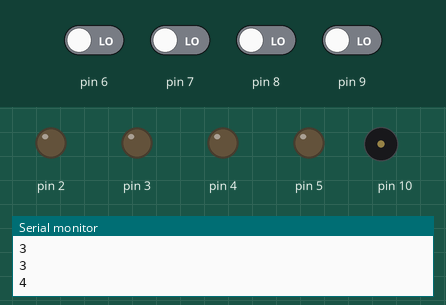
A sketch run on a simulated Arduino Uno, built with avr-gcc and run on an emulated ATmega328P. On the bench: output pins drawn as LEDs (lit = HIGH), buzzer (waves = sounding), the last lines printed to the serial monitor. Dashed ring = blinking. The test bench sets the inputs (shaded band); at power-on: pin 6–9 LOW. Random numbers use the default seed unless the sketch sets one.

Above: at 8.9 s.
9.0 s: pin 6 driven HIGH
At 9.7 s:
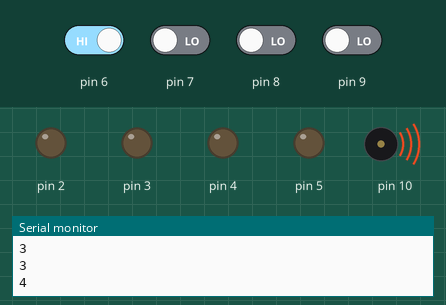
10.5 s: pin 6 driven LOW
12.0 s: pin 7 driven HIGH
At 15.5 s:
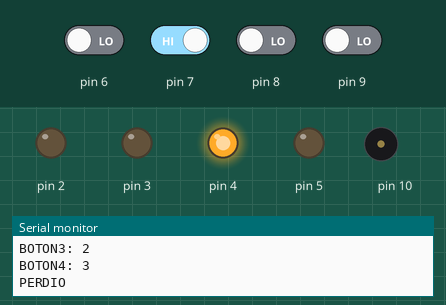
At 17.1 s:
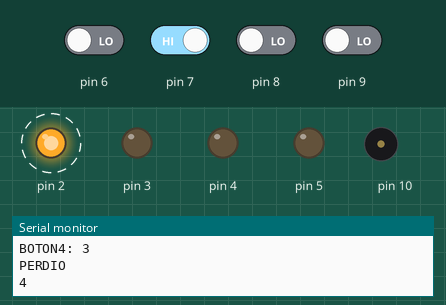
Timing chart, 0 to 24.0 s (numbered marks = the images above; inputs shaded):
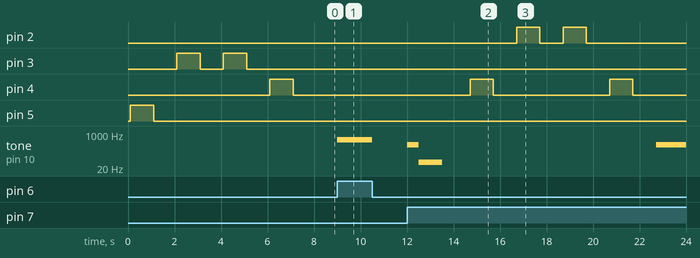

The sketch:

Simon-Dice.ino
```cpp
// C++ code
//
int ALEATORIO1 = 0;

int ALEATORIO2 = 0;

int ALEATORIO3 = 0;

int ALEATORIO4 = 0;

int BOTON2 = 0;

int BOTON3 = 0;

int BOTON4 = 0;

int BOTON1 = 0;

void setup()
{
  pinMode(2, OUTPUT);
  pinMode(3, OUTPUT);
  pinMode(4, OUTPUT);
  pinMode(5, OUTPUT);
  Serial.begin(9600);
  pinMode(9, INPUT);
  pinMode(10, OUTPUT);
  pinMode(8, INPUT);
  pinMode(7, INPUT);
  pinMode(6, INPUT);
}

void loop()
{
  // SI LOS UMEROS ALEATORIOS SON 0
  if ((ALEATORIO1 == 0 && ALEATORIO2 == 0) && (ALEATORIO3 == 0 && ALEATORIO4 == 0)) {
    ALEATORIO1 = random(2, 5 + 1);
    ALEATORIO2 = random(2, 5 + 1);
    ALEATORIO3 = random(2, 5 + 1);
    ALEATORIO4 = random(2, 5 + 1);
    delay(100); // Wait for 100 millisecond(s)
    // ENCENDEMOS EL LED QUE CORRESPONDAN DEPENDIENDO
    // DEL ALEATORIO
    if (ALEATORIO1 == 2) {
      digitalWrite(2, HIGH);
    }
    if (ALEATORIO1 == 3) {
      digitalWrite(3, HIGH);
    }
    if (ALEATORIO1 == 4) {
      digitalWrite(4, HIGH);
    }
    if (ALEATORIO1 == 5) {
      digitalWrite(5, HIGH);
    }
    delay(1000); // Wait for 1000 millisecond(s)
    // APAGAMOS TODOS LOS LEDS
    digitalWrite(2, LOW);
    digitalWrite(3, LOW);
    digitalWrite(4, LOW);
    digitalWrite(5, LOW);
    delay(1000); // Wait for 1000 millisecond(s)
    Serial.println(ALEATORIO1);
    if (ALEATORIO2 == 2) {
      digitalWrite(2, HIGH);
    }
    if (ALEATORIO2 == 3) {
      digitalWrite(3, HIGH);
    }
    if (ALEATORIO2 == 4) {
      digitalWrite(4, HIGH);
    }
    if (ALEATORIO2 == 5) {
      digitalWrite(5, HIGH);
    }
    delay(1000); // Wait for 1000 millisecond(s)
    digitalWrite(2, LOW);
    digitalWrite(3, LOW);
    digitalWrite(4, LOW);
    digitalWrite(5, LOW);
    delay(1000); // Wait for 1000 millisecond(s)
    Serial.println(ALEATORIO2);
    if (ALEATORIO3 == 2) {
      digitalWrite(2, HIGH);
    }
    if (ALEATORIO3 == 3) {
      digitalWrite(3, HIGH);
    }
    if (ALEATORIO3 == 4) {
      digitalWrite(4, HIGH);
    }
    if (ALEATORIO3 == 5) {
      digitalWrite(5, HIGH);
    }
    delay(1000); // Wait for 1000 millisecond(s)
    digitalWrite(2, LOW);
    digitalWrite(3, LOW);
    digitalWrite(4, LOW);
    digitalWrite(5, LOW);
    delay(1000); // Wait for 1000 millisecond(s)
    Serial.println(ALEATORIO3);
    if (ALEATORIO4 == 2) {
      digitalWrite(2, HIGH);
    }
    if (ALEATORIO4 == 3) {
      digitalWrite(3, HIGH);
    }
    if (ALEATORIO4 == 4) {
      digitalWrite(4, HIGH);
    }
    if (ALEATORIO4 == 5) {
      digitalWrite(5, HIGH);
    }
    delay(1000); // Wait for 1000 millisecond(s)
    digitalWrite(2, LOW);
    digitalWrite(3, LOW);
    digitalWrite(4, LOW);
    digitalWrite(5, LOW);
    delay(1000); // Wait for 1000 millisecond(s)
    Serial.println(ALEATORIO4);
  }
  // CLICK LOS BOTONES Y SE GUARDA EN ALATORIO 1
  if (digitalRead(9) == HIGH && BOTON1 == 0) {
    tone(10, 92, 500); // play tone 30 (F#2 = 92 Hz)
    BOTON1 = 5;
    delay(500); // Wait for 500 millisecond(s)
  }
  if (digitalRead(8) == HIGH && BOTON1 == 0) {
    tone(10, 165, 500); // play tone 40 (E3 = 165 Hz)
    BOTON1 = 4;
    delay(500); // Wait for 500 millisecond(s)
  }
  if (digitalRead(7) == HIGH && BOTON1 == 0) {
    tone(10, 294, 500); // play tone 50 (D4 = 294 Hz)
    BOTON1 = 3;
    delay(500); // Wait for 500 millisecond(s)
  }
  if (digitalRead(6) == HIGH && BOTON1 == 0) {
    tone(10, 523, 500); // play tone 60 (C5 = 523 Hz)
    BOTON1 = 2;
    delay(500); // Wait for 500 millisecond(s)
  }
  // CLICK LOS BOTONES Y SE GUARDA EN ALATORIO 2
  if (digitalRead(9) == HIGH && BOTON2 == 0) {
    tone(10, 92, 500); // play tone 30 (F#2 = 92 Hz)
    BOTON2 = 5;
    delay(500); // Wait for 500 millisecond(s)
  }
  if (digitalRead(8) == HIGH && ALEATORIO2 == 0) {
    tone(10, 165, 500); // play tone 40 (E3 = 165 Hz)
    BOTON2 = 4;
    delay(500); // Wait for 500 millisecond(s)
  }
  if (digitalRead(7) == HIGH && BOTON2 == 0) {
    tone(10, 294, 500); // play tone 50 (D4 = 294 Hz)
    BOTON2 = 3;
    delay(500); // Wait for 500 millisecond(s)
  }
  if (digitalRead(6) == HIGH && BOTON2 == 0) {
    tone(10, 523, 500); // play tone 60 (C5 = 523 Hz)
    BOTON2 = 2;
    delay(500); // Wait for 500 millisecond(s)
  }
  // CLICK LOS BOTONES Y SE GUARDA EN ALATORIO 3
  if (digitalRead(9) == HIGH && BOTON3 == 0) {
    tone(10, 92, 500); // play tone 30 (F#2 = 92 Hz)
    BOTON3 = 5;
    delay(500); // Wait for 500 millisecond(s)
  }
  if (digitalRead(8) == HIGH && BOTON3 == 0) {
    tone(10, 165, 500); // play tone 40 (E3 = 165 Hz)
    BOTON3 = 4;
    delay(500); // Wait for 500 millisecond(s)
  }
  if (digitalRead(7) == HIGH && BOTON3 == 0) {
    tone(10, 294, 500); // play tone 50 (D4 = 294 Hz)
    BOTON3 = 3;
    delay(500); // Wait for 500 millisecond(s)
  }
  if (digitalRead(6) == HIGH && BOTON3 == 0) {
    tone(10, 523, 500); // play tone 60 (C5 = 523 Hz)
    BOTON3 = 2;
    delay(500); // Wait for 500 millisecond(s)
  }
  // CLICK LOS BOTONES Y SE GUARDA EN ALATORIO 4
  if (digitalRead(9) == HIGH && BOTON4 == 0) {
    tone(10, 92, 500); // play tone 30 (F#2 = 92 Hz)
    BOTON4 = 5;
    delay(500); // Wait for 500 millisecond(s)
  }
  if (digitalRead(8) == HIGH && BOTON4 == 0) {
    tone(10, 165, 500); // play tone 40 (E3 = 165 Hz)
    BOTON4 = 4;
    delay(500); // Wait for 500 millisecond(s)
  }
  if (digitalRead(7) == HIGH && BOTON4 == 0) {
    tone(10, 294, 500); // play tone 50 (D4 = 294 Hz)
    BOTON4 = 3;
    delay(500); // Wait for 500 millisecond(s)
  }
  if (digitalRead(6) == HIGH && BOTON4 == 0) {
    tone(10, 523, 500); // play tone 60 (C5 = 523 Hz)
    BOTON4 = 2;
    delay(500); // Wait for 500 millisecond(s)
  }
  // IMPRIMIMOS LOS BOTONES PRECIONADOS
  if (BOTON1 != 0) {
    Serial.print("BOTON1: ");
    Serial.println(BOTON1);
  }
  if (BOTON2 != 0) {
    Serial.print("BOTON2: ");
    Serial.println(BOTON2);
  }
  if (BOTON3 != 0) {
    Serial.print("BOTON3: ");
    Serial.println(BOTON3);
  }
  if (BOTON4 != 0) {
    Serial.print("BOTON4: ");
    Serial.println(BOTON4);
  }
  // SOLO ENTRA SI TODOS LOS BOTONES SE HAN
  // PRECIONADO
  if ((BOTON1 != 0 && BOTON2 != 0) && (BOTON3 != 0 && BOTON4 != 0)) {
    // SI EL ORDEN DE LOS BOTONES COINCIDE CON LOS
    // ALATORIOS GANO
    if ((ALEATORIO1 == BOTON1 && ALEATORIO2 == BOTON2) && (ALEATORIO3 == BOTON3 && ALEATORIO4 == BOTON4)) {
      Serial.println("GANO");
      tone(10, 5274, 1000); // play tone 100 (E8 = 5274 Hz)
      digitalWrite(5, HIGH);
      digitalWrite(4, HIGH);
      digitalWrite(3, HIGH);
      digitalWrite(2, HIGH);
      delay(1000); // Wait for 1000 millisecond(s)
      digitalWrite(5, LOW);
      digitalWrite(4, LOW);
      digitalWrite(3, LOW);
      digitalWrite(2, LOW);
      ALEATORIO1 = 0;
      ALEATORIO2 = 0;
      ALEATORIO3 = 0;
      ALEATORIO4 = 0;
      BOTON1 = 0;
      BOTON2 = 0;
      BOTON3 = 0;
      BOTON4 = 0;
      delay(1000); // Wait for 1000 millisecond(s)
    } else {
      Serial.println("PERDIO");
      tone(10, 39, 1000); // play tone 15 (D#1 = 39 Hz)
      ALEATORIO1 = 0;
      ALEATORIO2 = 0;
      ALEATORIO3 = 0;
      ALEATORIO4 = 0;
      BOTON1 = 0;
      BOTON2 = 0;
      BOTON3 = 0;
      BOTON4 = 0;
      delay(2000); // Wait for 2000 millisecond(s)
    }
  }
  delay(100); // Wait for 100 millisecond(s)
}
```

Measured:
- after the input at 9.0 s, tone on pin 10: silent → 523 Hz at once
- after the input at 12.0 s, pin 2: alternates HIGH for 1.0 s and LOW for 1.0 s, 4 changes in all, then stays LOW, starting after 4.7 s; pin 4: alternates HIGH for 1.0 s and LOW for 5.0 s, starting after 2.7 s; tone on pin 10: silent → 294 Hz at once, → 39 Hz 0.50 s later, → silent 1.0 s later, → 294 Hz 9.2 s later
- by itself, pin 3: alternates HIGH for 1.0 s and LOW for 1.0 s, 4 changes in all, then stays LOW
